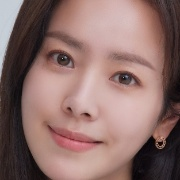
#> input picture images/validation/dinosaur/12.2a370aa5-b2d9-4d55-ba65-f7599a985856.jpg, 180 x 180 px, found by its file name; its folder holds 4 pictures in this run
$ python crop.py
#> lines starting #> are read from the running program, lines starting #| are printed output that depends on the picture; pictures that were not available may be replaced by others from this repository, and a replacement may not be noted
import os

import cv2

path_dir = "/Users/younglimmm/PycharmProjects/FindingIdeal/image/validation/cat/"
file_list = os.listdir(path_dir)
print(len(file_list))
file_name_list = []

for i in range(len(file_list)):
    file_name_list.append(file_list[i].replace(".jpg", ""))
#> further down, img is the input picture: shape (180, 180, 3); mean B, G, R 106, 110.3, 140.5
#> (printed output is left out)


def cutting_face_save(image, names):
#> called with names = '12.2a370aa5-b2d9-4d55-ba65-f7599a985856'
    face_cascade = cv2.CascadeClassifier(
        '/Users/younglimmm/PycharmProjects/FindingIdealAI/haarcascade_frontalface_default.xml')
    gray = cv2.cvtColor(image, cv2.COLOR_BGR2GRAY)
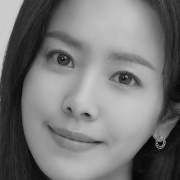
#> gray: shape (180, 180); min 1, max 209, mean 118.8
    faces = face_cascade.detectMultiScale(gray, 1.3, 5)
#> faces = [[18, 17, 151, 151]]

    for (x, y, w, h) in faces:
        cropped = image[y: y + h, x: x + w]
        resize = cv2.resize(cropped, (180, 180))

        cv2.imwrite(f"images/validation/dinosaur/{names}.jpg", resize)
#> this loop made 1 pass
#> pass 1, in cutting_face_save, `cropped = image[y: y + h, x: x + w]`:
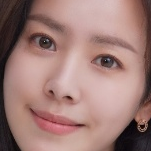
#> cropped: shape (151, 151, 3); mean B, G, R 118.4, 123.9, 158.9


for name in file_name_list:
    img = cv2.imread("/Users/younglimmm/PycharmProjects/FindingIdealAI/image/validation/dinosaur/"+name+".jpg")
    print(img)
    cutting_face_save(img, name)

$ run again, on images/validation/dinosaur/2.202111031553151199_2.jpg
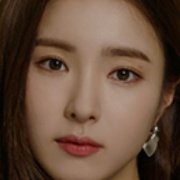
#> input picture images/validation/dinosaur/2.202111031553151199_2.jpg, 180 x 180 px, found by its file name
#> img is the input picture: shape (180, 180, 3); mean B, G, R 60.9, 77.8, 103.6
#> (printed output is left out)
#> in cutting_face_save, `gray = cv2.cvtColor(image, cv2.COLOR_BGR2GRAY)`:
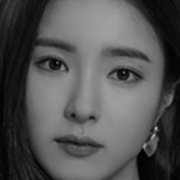
#> gray: shape (180, 180); min 0, max 172, mean 83.6
#> faces = [[14, 17, 148, 148]]
#> the loop in cutting_face_save, `for (x, y, w, h) in faces:` made 1 pass
#> pass 1, in cutting_face_save, `cropped = image[y: y + h, x: x + w]`:
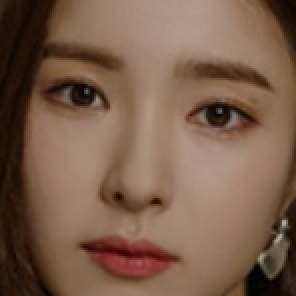
#> cropped: shape (148, 148, 3) (shown 2 times larger); mean B, G, R 75.3, 93.9, 123.2

$ run again, on images/validation/dinosaur/22.69075_49114_4443.jpg
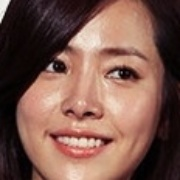
#> input picture images/validation/dinosaur/22.69075_49114_4443.jpg, 180 x 180 px, found by its file name
#> img is the input picture: shape (180, 180, 3); mean B, G, R 77.6, 88.4, 123.6
#> (printed output is left out)
#> in cutting_face_save, `gray = cv2.cvtColor(image, cv2.COLOR_BGR2GRAY)`:
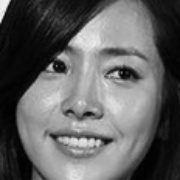
#> gray: shape (180, 180); min 0, max 248, mean 97.7
#> faces = [[17, 17, 151, 151]]
#> the loop in cutting_face_save, `for (x, y, w, h) in faces:` made 1 pass
#> pass 1, in cutting_face_save, `cropped = image[y: y + h, x: x + w]`:
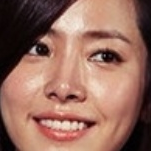
#> cropped: shape (151, 151, 3); mean B, G, R 94.7, 108.6, 150.6

$ run again, on images/validation/dinosaur/24.nisi20211201_0000882306_web.jpg
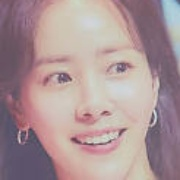
#> input picture images/validation/dinosaur/24.nisi20211201_0000882306_web.jpg, 180 x 180 px, found by its file name
#> img is the input picture: shape (180, 180, 3); mean B, G, R 150.5, 148.6, 171
#> (printed output is left out)
#> in cutting_face_save, `gray = cv2.cvtColor(image, cv2.COLOR_BGR2GRAY)`:
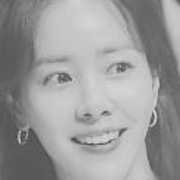
#> gray: shape (180, 180); min 67, max 221, mean 155.5
#> faces = [[17, 16, 151, 151]]
#> the loop in cutting_face_save, `for (x, y, w, h) in faces:` made 1 pass
#> pass 1, in cutting_face_save, `cropped = image[y: y + h, x: x + w]`:
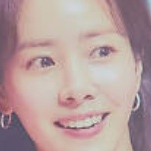
#> cropped: shape (151, 151, 3); mean B, G, R 157.4, 158.7, 182.2
